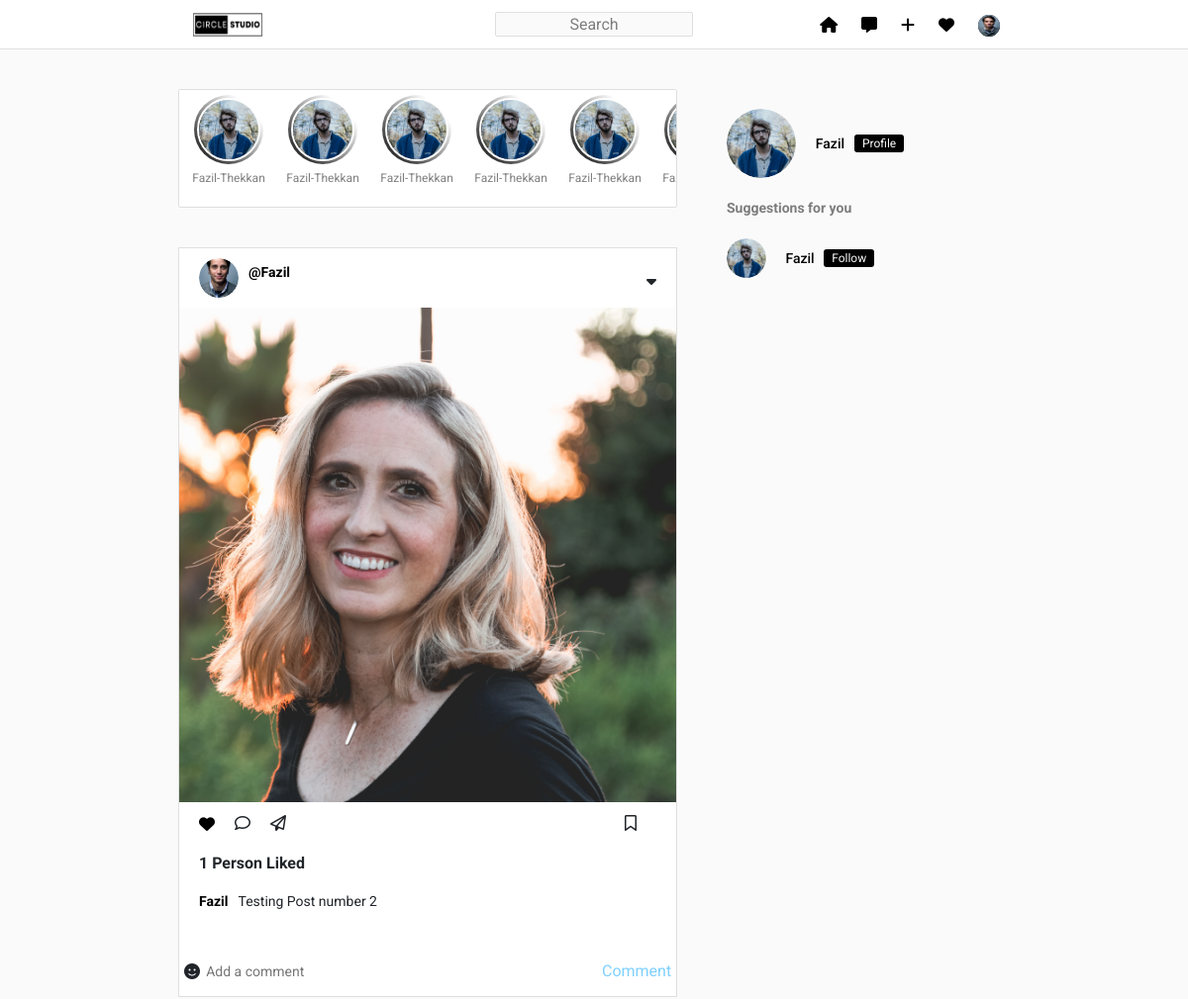
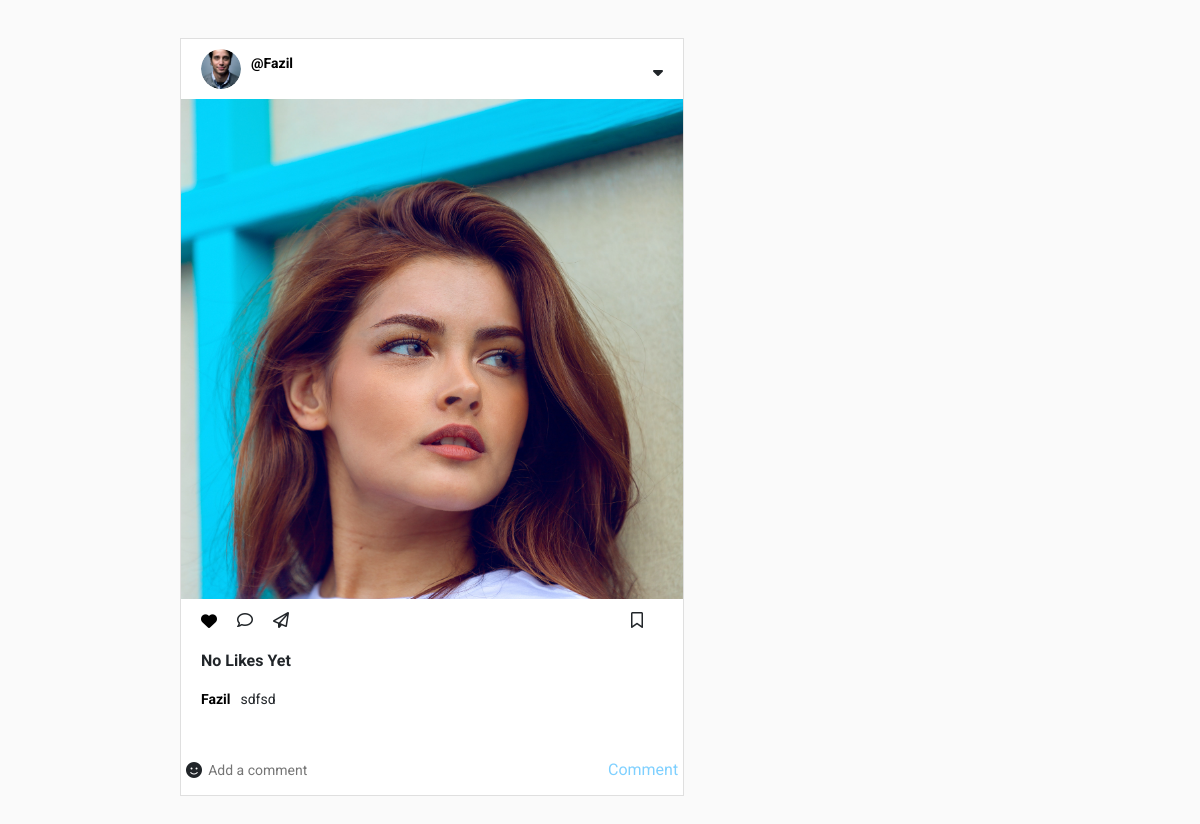
/ (signed in), run on the app's committed database (2 pictures, top to bottom).
### main/models.py (models this page shows, shortened)
class ProfileDB(models.Model):
    user = models.ForeignKey(User, on_delete=models.CASCADE)
    id_user = models.IntegerField()
    bio = models.TextField(blank=True)
    profileimg = models.ImageField(upload_to = 'Profile-images', default='user.png')
    location = models.CharField(max_length=100, blank=True)

class PostDB(models.Model):
    id = models.UUIDField(primary_key=True, default=uuid.uuid4)
    user = models.CharField(max_length=100)
    image = models.ImageField(upload_to='Post-Images')
    caption = models.TextField()
    created_at = models.DateTimeField(default=datetime.now)
    no_of_likes = models.IntegerField(default=0)

### main/views.py (the view)
# urls.py: path('', views.Index, name='Index'),
@login_required(login_url='Signin')
def Index(req):
    user_object = User.objects.get(username=req.user.username)
    user_profile = ProfileDB.objects.get(user=user_object)
    post_feed = PostDB.objects.all()
    return render(req, 'index.html', {'user_profile': user_profile, 'posts': post_feed})

### main/templates/index.html (shortened to what this page needs)
<!DOCTYPE html>
{% load static %}
<html lang="en">
<head>
    <link rel="stylesheet" href="https://cdn.jsdelivr.net/npm/bootstrap@5.2.3/dist/css/bootstrap.min.css">
    <link rel="stylesheet" href="{% static 'css/frontend.css' %}">
    <link rel="stylesheet" href="https://cdnjs.cloudflare.com/ajax/libs/font-awesome/6.2.1/css/all.min.css" />
</head>
<body>
    <nav class="navbar">
        <div class="nav-wrapper">
            <img src="{% static 'Image/Circle-removebg-preview.png' %}" class="brand-img" alt="">
            <input type="text" class="search-box" placeholder="search">
            <div class="nav-items">
                <a href=""><i class="fa-solid fa-house icon"></i></a>
                <a href=""><i class="fa-sharp fa-solid fa-message icon"></i></a>
                <a href="" data-bs-toggle="modal" data-bs-target="#exampleModal" data-bs-whatever="@mdo" type="button"><i class="fa-sharp fa-solid fa-plus icon"></i></a>
                <a href=""><i class="fa-solid fa-heart icon"></i></a>
                <img class="icon user-profile" src="{{ user_profile.profileimg.url }}" data-bs-toggle="dropdown" aria-expanded="false"></img>
                </div>
            </div>
    </nav>
    <section class="main">
        <div class="wrapper">
            <div class="left-col">
                <div class="status-wrapper">
                    <div class="status-card">
                        <div class="profile-pic"><img src="{% static 'Image/seth-doyle-vmBik4xv27s-unsplash.jpg' %}" alt=""></div>
                        <p class="username">Fazil-Thekkan</p>
                    </div>
                    <div class="status-card">
                        <div class="profile-pic"><img src="{% static 'Image/seth-doyle-vmBik4xv27s-unsplash.jpg' %}" alt=""></div>
                        <p class="username">Fazil-Thekkan</p>
                    </div>
                    <div class="status-card">
                        <div class="profile-pic"><img src="{% static 'Image/seth-doyle-vmBik4xv27s-unsplash.jpg' %}" alt=""></div>
                        <p class="username">Fazil-Thekkan</p>
                    </div>
                    <div class="status-card">
                        <div class="profile-pic"><img src="{% static 'Image/seth-doyle-vmBik4xv27s-unsplash.jpg' %}" alt=""></div>
                        <p class="username">Fazil-Thekkan</p>
                    </div>
                    <div class="status-card">
                        <div class="profile-pic"><img src="{% static 'Image/seth-doyle-vmBik4xv27s-unsplash.jpg' %}" alt=""></div>
                        <p class="username">Fazil-Thekkan</p>
                    </div>
                    <div class="status-card">
                        <div class="profile-pic"><img src="{% static 'Image/seth-doyle-vmBik4xv27s-unsplash.jpg' %}" alt=""></div>
                        <p class="username">Fazil-Thekkan</p>
                    </div>
                </div>
                {% for post in posts reversed %}
                <div class="post">
                    <div class="info">
                        <div class="user">
                            <div class="profile-pic"><img src="{{ user_profile.profileimg.url }}" alt=""></div>
                            <p class="username"><a href="" style="color: black; cursor: pointer; text-decoration: none;">@{{ post.user }}</a></p>
                        </div>
                        <i class="fa-sharp fa-solid fa-caret-down options"></i>
                    </div>
                    <img src="{{ post.image.url }}" class="post-image" alt="">
                    <div class="post-content">
                        <div class="reaction-wrapper">
                            <a href="/like-post?post_id={{ post.id }}" onclick="change()" id="likebtn"  style="color: black;" ><i class="fa-solid fa-heart"></i></a>
                            <i class="fa-regular fa-comment"></i>
                            <i class="fa-regular fa-paper-plane"></i>
                            <i class="fa-regular fa-bookmark save"></i>
                        </div>
                        {% if post.no_of_likes == 0 %}
                        <p class="likes">No Likes Yet</p>
                        {% elif post.no_of_likes == 1 %}
                        <p class="likes">{{ post.no_of_likes }} Person Liked</p>
                        {% else %}
                        <p class="likes">{{ post.no_of_likes }} Likes</p>
                        {% endif %}
                        <p class="description"><a href="" style="color: black; cursor: pointer; text-decoration: none;"><span>{{ post.user }}</span></a>{{ post.caption }}</p>
                    </div>
                    <div class="comment-wrapper">
                        <i class="fa-sharp fa-solid fa-face-smile"></i>
                        <input type="text" class="comment-box" placeholder="Add a comment">
                        <button class="comment-btn">Comment</button>
                    </div>
                </div>
                {% endfor %}
            </div>
            <div class="right-col">
                <div class="profile-card">
                    <div class="profile-pic">
                        <img src="{% static 'Image/seth-doyle-vmBik4xv27s-unsplash.jpg' %}" alt="">
                    </div>
                    <p class="username" style="margin: 0;">Fazil</p>
                    <button class="action-btn" style="padding: 0px 8px; background: rgb(0, 0, 0); color: #fafafa; border-radius: 3px; font-weight: 400;">Profile</button>
                </div>
                <p class="suggestion-text">Suggestions for you</p>
                <div class="profile-card">
                    <div class="profile-pic">
                        <img src="{% static 'Image/seth-doyle-vmBik4xv27s-unsplash.jpg' %}" alt="">
                    </div>
                    <p class="username" style="margin: 0;">Fazil</p>
                    <button class="action-btn" style="padding: 0px 8px; background: rgb(0, 0, 0); color: #fafafa; border-radius: 3px; font-weight: 400;">Follow</button>
                </div>
            </div>
        </div>
    </section>
</body>
</html>

### main/static/css/frontend.css (style rules this page uses)
* { margin: 0; padding: 0; box-sizing: border-box; text-decoration: none; }
body { width: 100%; background-color: #fafafa; position: relative; font-family: 'roboto', sans-serif; }
.navbar { position: fixed; top: 0; left: 0; width: 100%; height: 50px; background: #fff; border-bottom: 1px solid #dfdfdf; display: flex; justify-content: center; padding: 5px 0; }
.nav-wrapper { width: 70%; max-width: 1000px; height: 100%; display: flex; justify-content: space-between; align-items: center; }
.brand-img { height: 120px; width: 100px; }
.search-box { position: absolute; left: 50%; transform: translateX(-50%); width: 200px; height: 25px; background: #fafafa; border: 1px solid #dfdfdf; border-radius: 2px; color: rgba(0, 0, 0, 0.5); text-align: center; text-transform: capitalize; }
.search-box::placeholder { color: rgba(0, 0, 0, 0.5); }
.nav-items { height: 22px; position: relative; }
.nav-items a { color: black; }
.nav-items i { transition: 0.3s ease-in-out; }
.icon { height: 100%; cursor: pointer; margin: 0 10px; display: inline-block; }
.user-profile { width: 22px; border-radius: 50%; background: black; }
.main { width: 100%; padding: 40px 0; display: flex; justify-content: center; margin-top: 50px; }
.wrapper { width: 70%; max-width: 1000px; display: grid; grid-template-columns: 60% 40%; grid-gap: 30px; }
.left-col { display: flex; flex-direction: column; }
.status-wrapper { width: 100%; height: 120px; background: #fff; border: 1px solid #dfdfdf; border-radius: 2px; padding: 10px; padding-right: 0; display: flex; align-items: center; overflow: hidden; overflow-x: auto; }
.status-card { flex: 0 0 auto; width: 80px; max-width: 80px; display: flex; flex-direction: column; align-items: center; margin-right: 15px; }
.profile-pic { width: 70px; height: 70px; border-radius: 50%; overflow: hidden; padding: 3px; background: linear-gradient(45deg, rgb(0, 0, 0), rgb(255, 255, 255) 80%); }
.profile-pic img { width: 100%; height: 100%; object-fit: cover; border-radius: 50%; border: 2px solid #fff; }
.username { width: 100%; overflow: hidden; text-align: center; font-size: 12px; margin-top: 5px; color: rgba(0, 0, 0, 0.5); }
.post { width: 100%; height: auto; background: #fff; border: 1px solid #dfdfdf; margin-top: 40px; }
.info { width: 100%; height: 60px; display: flex; justify-content: space-between; align-items: center; padding: 0 20px; }
.info .username { width: auto; font-weight: bold; color: #000; font-size: 14px; margin-left: 10px; }
.info .options { height: 10px; cursor: pointer; }
.info .user { display: flex; align-items: center; }
.info .profile-pic { height: 40px; width: 40px; padding: 0; background: none; }
.info .profile-pic img { border: none; }
.post-image { width: 100%; height: 500px; object-fit: cover; }
.post-content { width: 100%; padding: 20px; }
.likes { font-weight: bold; }
.description { margin: 10px 0; font-size: 14px; line-height: 20px; }
.description span { font-weight: bold; margin-right: 10px; }
.comment-wrapper { width: 100%; height: 50px; padding: 5px; border-radius: 1px solid #dfdfdf; display: flex; justify-content: space-between; align-items: center; }
.comment-box { width: 80%; height: 100%; border: none; outline: none; font-size: 14px; }
.comment-btn, .action-btn { width: 70px; height: 100%; background: none; border: none; outline: none; text-transform: capitalize; font-size: 16px; color: rgb(0, 162, 255); opacity: 0.5; padding-right: 10px; }
.reaction-wrapper { width: 100%; height: 50px; display: flex; margin-top: -20px; align-items: center; }
.reaction-wrapper i { height: 25px; margin: 0; margin-right: 20px; }
.reaction-wrapper i.save { margin-left: auto; }
.right-col { padding: 20px; }
.profile-card { width: fit-content; display: flex; justify-content: center; align-items: center; margin-bottom: 10px; }
.profile-card .profile-pic { flex: 0 0 auto; padding: 0; background: none; width: 40px; height: 40px; margin-right: 10px; }
.profile-card:first-child .profile-pic { width: 70px; height: 70px; }
.profile-card .profile-pic img { border: none; }
.profile-card .username { font-weight: 500; font-size: 14px; color: #000; }
.action-btn { opacity: 1; font-weight: 700; font-size: 12px; }
.suggestion-text { font-size: 14px; color: rgba(0, 0, 0, 0.5); font-weight: 700; margin: 20px 0; }

### data on the page
ProfileDB: profileimg (picture)
PostDB: profileimg (picture), user "Fazil", image (picture), no_of_likes "1", caption "Testing Post number 2"
PostDB: profileimg (picture), user "Fazil", image (picture), no_of_likes "No Likes Yet", caption "sdfsd"
